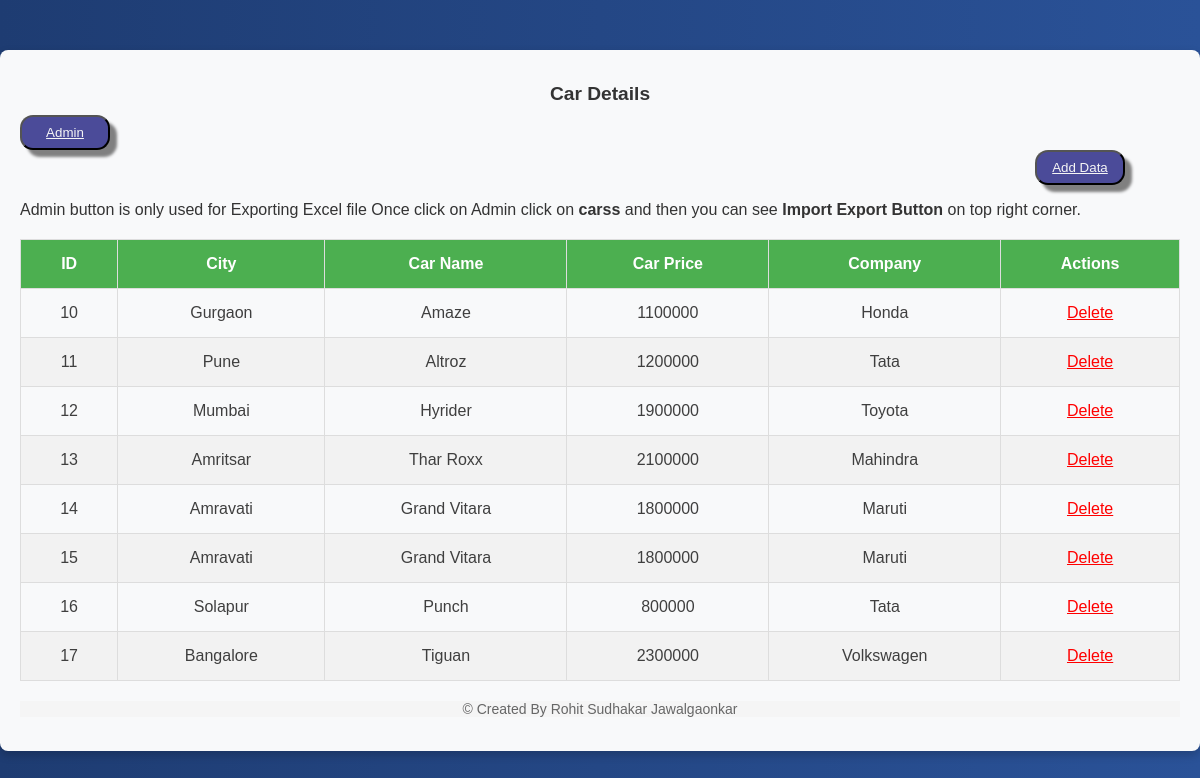
The page / on the database its author committed.
### Myapp/models.py (models this page shows)
class cars(models.Model):
    id = models.AutoField(primary_key=True)
    City = models.CharField(max_length=50)
    CarName = models.CharField(max_length=50)
    CarPrice = models.IntegerField()
    Company = models.CharField(max_length=50)
    class Meta:
        db_table = 'Cars Data'

### Myapp/views.py (the view)
# urls.py: 2. Add a URL to urlpatterns:  path('', views.home, name='home')
def home(request):
    c1 = cars.objects.all()
    return render(request, 'Home.html',{'show':c1})

### templates/Home.html (shortened to what this page needs)
<!DOCTYPE html>
<html lang="en">
<head>
</head>
<body>
    <div class="container">
        <h1>Car Details</h1>
        <div>
            <button class="b1"><a href="admin/">Admin</a></button>
            <button class="b2"><a href="add/">Add Data</a></button>
        </div>
        <p class="lb1">Admin button is only used for Exporting Excel file Once click on Admin click on <strong> carss </strong> and then you can see <strong> Import Export Button </strong> on top right corner.</p>
        <table>
            <thead>
                <tr>
                    <th>ID</th>
                    <th>City</th>
                    <th>Car Name</th>
                    <th>Car Price</th>
                    <th>Company</th>
                    <th>Actions</th>
                </tr>
            </thead>
            <tbody>
                {% for i in show %}
                <tr>
                    <td>{{i.id}}</td>
                    <td>{{i.City}}</td>
                    <td>{{i.CarName}}</td>
                    <td>{{i.CarPrice}}</td>
                    <td>{{i.Company}}</td>
                    <td>
                        <a class='del1' href="{% url 'delete' i.id %}" onclick="return confirm('Are you sure you want to delete this item?');">Delete</a>
                    </td>
                </tr>
                {% endfor %}
            </tbody>
        </table>
        <div class="footer">
            <p>&copy; Created By Rohit Sudhakar Jawalgaonkar</p>
        </div>
    </div>
</body>
</html>

### templates/Home.html (style rules this page uses)
body { font-family: Arial, sans-serif; margin: 0; padding: 0; background: linear-gradient(to right, #1e3c72, #2a5298); color: #fff; }
.container { max-width: 1200px; margin: 50px auto; background: #f8f9fa; border-radius: 8px; padding: 20px; box-shadow: 0 4px 10px rgba(0, 0, 0, 0.2); }
h1 { text-align: center; color: #333; margin-bottom: 10px; font-size: larger; font-weight: bolder; }
.b1 { background: rgb(75, 75, 153); margin: 0px 0px 0px 0px; color: whitesmoke; border-radius: 13px; width: 90px; height: 35px; box-shadow: 7px 7px 3px gray; }
.b1,a { color: whitesmoke; }
.b2 { background: rgb(75, 75, 153); margin: 0px 0px 0px 1015px; color: whitesmoke; border-radius: 13px; width: 90px; height: 35px; box-shadow: 7px 7px 3px gray; }
.b2,a { color: whitesmoke; }
.lb1,strong { color: #333; }
table { width: 100%; border-collapse: collapse; margin: 20px 0; }
table th, table td { padding: 15px; text-align: center; border: 1px solid #ddd; color: rgb(63, 63, 63); }
.del1 { color: red; }
table th { background-color: #4CAF50; color: white; }
table tr:nth-child(even) { background-color: #f2f2f2; }
.footer { text-align: center; margin-top: 20px; font-size: 14px; color: #666; background: whitesmoke; }

### rows shown on the page
cars: id "10", City "Gurgaon", CarName "Amaze", CarPrice "1100000", Company "Honda"
cars: id "11", City "Pune", CarName "Altroz", CarPrice "1200000", Company "Tata"
cars: id "12", City "Mumbai", CarName "Hyrider", CarPrice "1900000", Company "Toyota"
cars: id "13", City "Amritsar", CarName "Thar Roxx", CarPrice "2100000", Company "Mahindra"
cars: id "14", City "Amravati", CarName "Grand Vitara", CarPrice "1800000", Company "Maruti"
cars: id "15", City "Amravati", CarName "Grand Vitara", CarPrice "1800000", Company "Maruti"
cars: id "16", City "Solapur", CarName "Punch", CarPrice "800000", Company "Tata"
cars: id "17", City "Bangalore", CarName "Tiguan", CarPrice "2300000", Company "Volkswagen"
